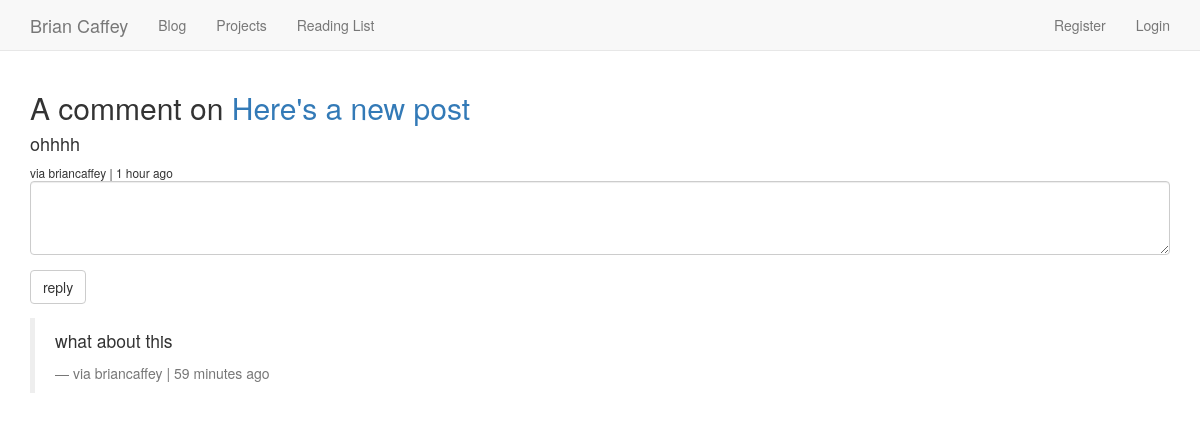
Page /comments/2/ on the committed database.
### comments/models.py (models this page shows, shortened)
class Comment(models.Model):
	user 		= models.ForeignKey(settings.AUTH_USER_MODEL, default=1)
	content_type=models.ForeignKey(ContentType, on_delete=models.CASCADE)
	object_id 	= models.PositiveIntegerField()
	content_object = GenericForeignKey('content_type', 'object_id')
	parent 		= models.ForeignKey("self", null=True, blank=True)
	content 	= models.TextField()
	timestamp 	= models.DateTimeField(auto_now_add=True)
	class Meta:
		ordering = ['-timestamp']
	objects = CommentManager()
	def children(self):
		return Comment.objects.filter(parent=self)
	@property
	def is_parent(self):
		if self.parent is not None:
			return False
		return True

### posts/models.py (models this page shows, shortened)
class Post(models.Model):
	user = models.ForeignKey(settings.AUTH_USER_MODEL)
	title = models.CharField(max_length=100)
	slug = models.SlugField(unique=True)
	height_field = models.IntegerField(default=0)
	width_field = models.IntegerField(default=0)
	image = models.ImageField(
		upload_to=upload_location,
		width_field = "width_field",
		height_field = "height_field",
		null=True,
		blank=True)
	content = models.TextField()
	draft = models.BooleanField(default=False)
	publish = models.DateField(auto_now=False, auto_now_add=False)
	read_time = models.TimeField(null=True, blank=True)
	updated = models.DateTimeField(auto_now=True, auto_now_add=False)
	timestamp = models.DateTimeField(auto_now=False, auto_now_add=True)
	class Meta:
		ordering = ['-timestamp', '-updated']
	objects = PostManager()

### comments/views.py (the view, shortened to what this page needs)
# urls.py: url(r'^(?P<pk>\d+)/$', comment_thread, name="thread"),
def comment_thread(request, pk):
	obj = get_object_or_404(Comment, pk=pk)
	content_object = obj.content_object
	content_id = obj.content_object.id
	initial_data = {
		'content_type':obj.content_type,
		'object_id':obj.object_id,
	}
	form = CommentForm(request.POST or None, initial=initial_data)
	print(form.errors)
	print(dir(form))
	context = {
		'comment':obj,
		'form': form,
	}
	return render(request, 'comments/comment_thread.html', context)

### comments/forms.py
class CommentForm(forms.Form):
	content_type = forms.CharField(widget=forms.HiddenInput)
	object_id = forms.IntegerField(widget=forms.HiddenInput)
	content = forms.CharField(label='', widget=forms.Textarea(
		attrs={'rows':3}))

### posts/templatetags/urlify.py (called while the page is built)
@register.filter
def urlify(value):
	return quote_plus(value)

### comments/templates/comments/comment_thread.html (shortened to what this page needs)
{% extends 'base.html' %}
{% load crispy_forms_tags %}
{% load urlify %}
{% block content %}
<h2>A comment on <a href="{% url 'posts:detail' slug=comment.content_object.slug %}">{{ comment.content_object.title }}</a></h2>
<div class="">
			{% if comment.is_parent %}
	  			<h4>{{ comment.content }}</h4>
				<small>via {{ comment.user }} | {{ comment.timestamp | timesince }} ago</small>
				<br />
				<form method="POST" action=".">{% csrf_token %}
				{{ form | crispy }}
				<input type="submit" value="reply" class="btn btn-default"></input>
				</form>
				{% for reply in comment.children %}
				<blockquote>
					<p>{{ reply.content }}</p>
					<small>via {{ reply.user }} | {{ reply.timestamp | timesince }} ago</small>
				</blockquote>
				{% endfor %}
			{% endif %}
</div>
{% endblock content %}

### rows in the picture
Comment: content_object "Here's a new post", content "ohhhh", user "briancaffey", timestamp "1 hour"
Comment: content "what about this", user "briancaffey", timestamp "59 minutes"
